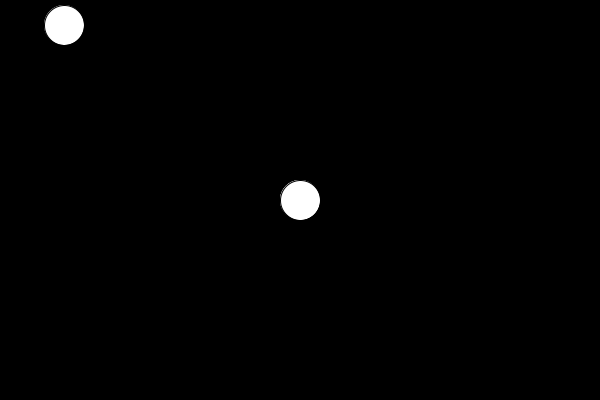
Frame 1 (no input)
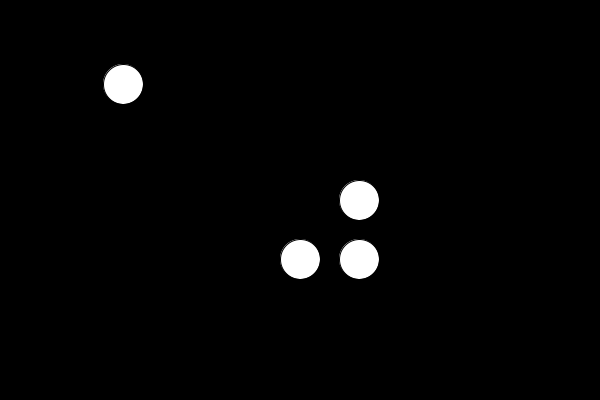
Frame 60 (the mouse pressed at the canvas centre just before this capture)
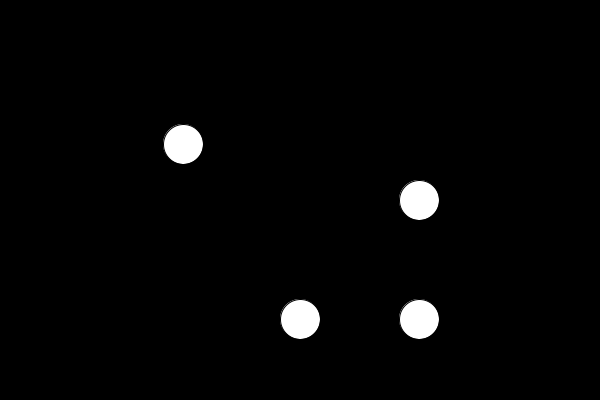
Frame 120 (the mouse held since frame 60 and released just before this capture)

The Processing sketch that drew these frames (run headless with seeded random() and noise(); from frame 60 on, the mouse is pressed at the canvas centre):

// Processing sketch: w17_bounce
// ── w17_bounce.pde
/* Task 0: Starting from the center, one white circle is moving 
horizontally from x=0 to x=width, while the second circle is moving 
vertically from y=0 to y=height. Once the circles hit a border 
of the window, they bounce and move backwards. 

Task 1: Pressing the spacebar pauses the movement of the circles. 
Pressing the "r" key resets the x and y coordinates of the circles
so that they are back at the center.

Task 2: Each circle is only changing one of its coordinates.
One circle maintains the same x coordinate for the entirety of
the program, while the other circle maintains the same y 
coordinate for the entire time as well. Since these variables
aren't changing, they can be represented by x and y accordingly.
*/

//variables for the up-down circle
int udy, udspeed;
//variables for the left-right circle
int lrx, lrspeed;

//other variables
int csize;
boolean moving;

//variables for the fourth circle
int fourx = int(random(width - (csize/2)));
int foury = int(random(height - (csize/2))); 
int xspeed; 
int yspeed;

void setup() {
  size(600, 400);
  udy = height/2;
  lrx = width/2;
  xspeed = yspeed = udspeed = lrspeed = 1;

  csize = 40;
  moving = true;
}//setup

void draw() {
  background(0);

  circle(width/2, udy, csize);
  circle(lrx, height/2, csize);
  circle(lrx, udy, csize);
  circle(fourx, foury, csize);

  if (moving) {
    if (udy >= height - csize/2 ||
        udy <= csize/2) {
        udspeed *= -1;
    }//up/down bounce

    if (lrx >= width - csize/2 ||
        lrx <= csize/2) {
        lrspeed *= -1;
    }//left/right bounce

    if (fourx >= width - csize/2 || 
        fourx <= csize/2){
        xspeed *= 1; 
    }
    
    if (foury >= height - csize/2 ||
        foury <= csize/2){
        yspeed *= -1;
    }
    
    udy+= udspeed;
    lrx+= lrspeed;
    fourx+= xspeed;
    foury+= yspeed;

  }//moving

}//draw

void keyPressed() {
  if (key == ' ') {
    moving = !moving;
  }
  if (key == 'r') {
    udy = height/2;
    lrx = width/2;
  }
}//keyPressed
